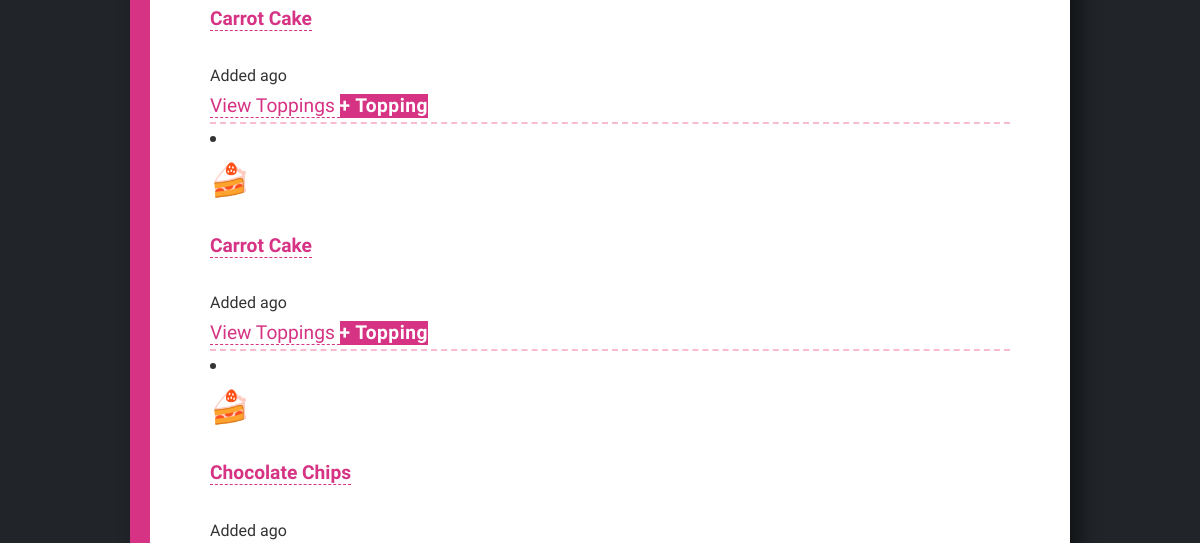
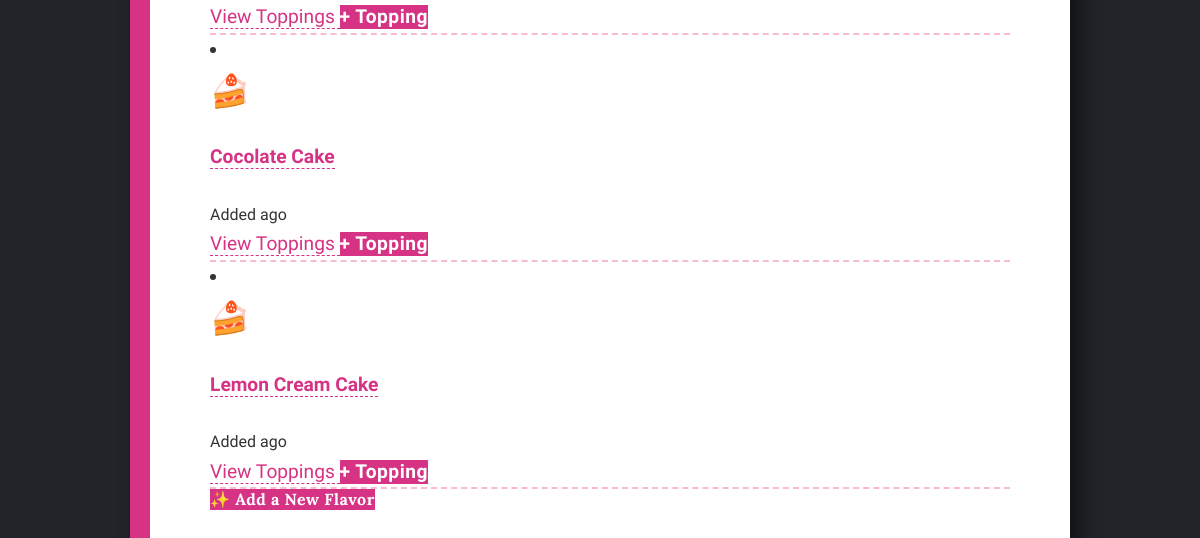
The page /flavors/ (signed in, lower part) on the database as committed earlier (2 pictures, top to bottom).
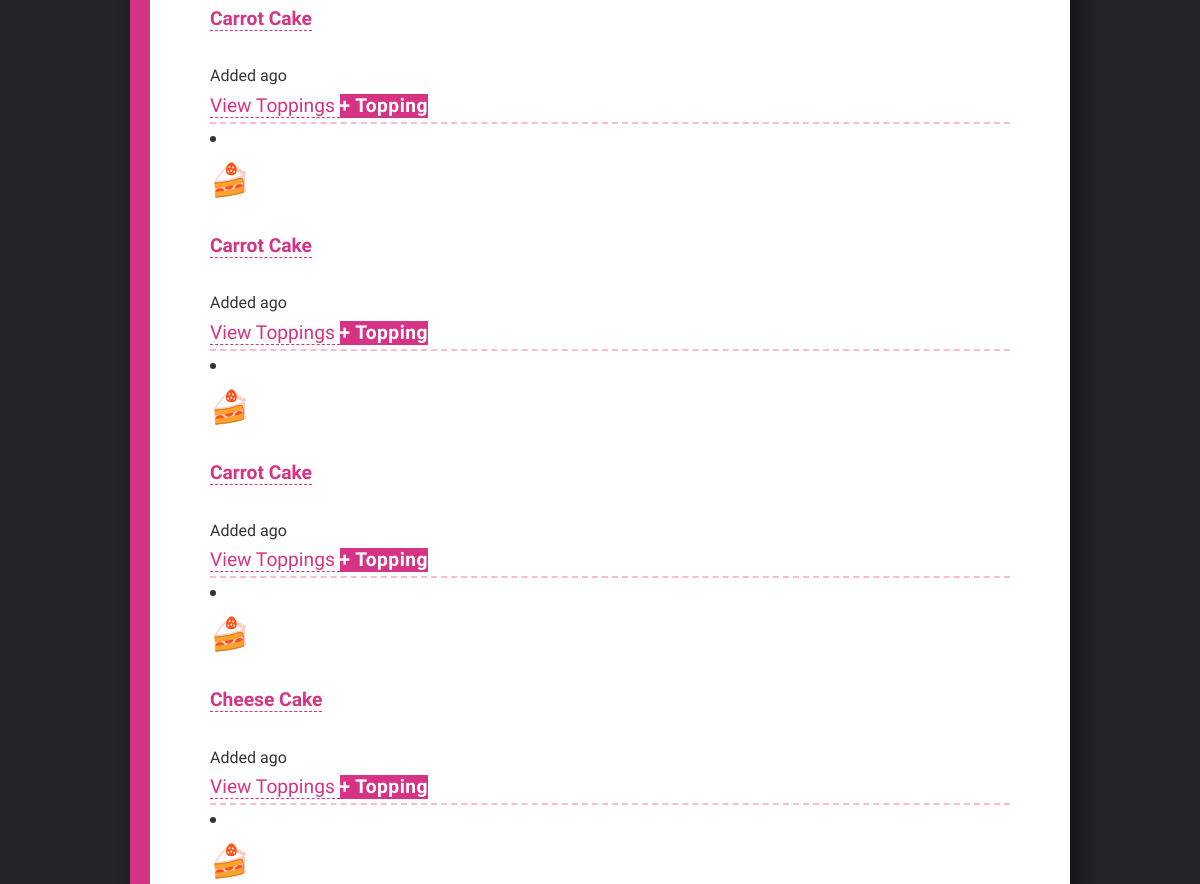
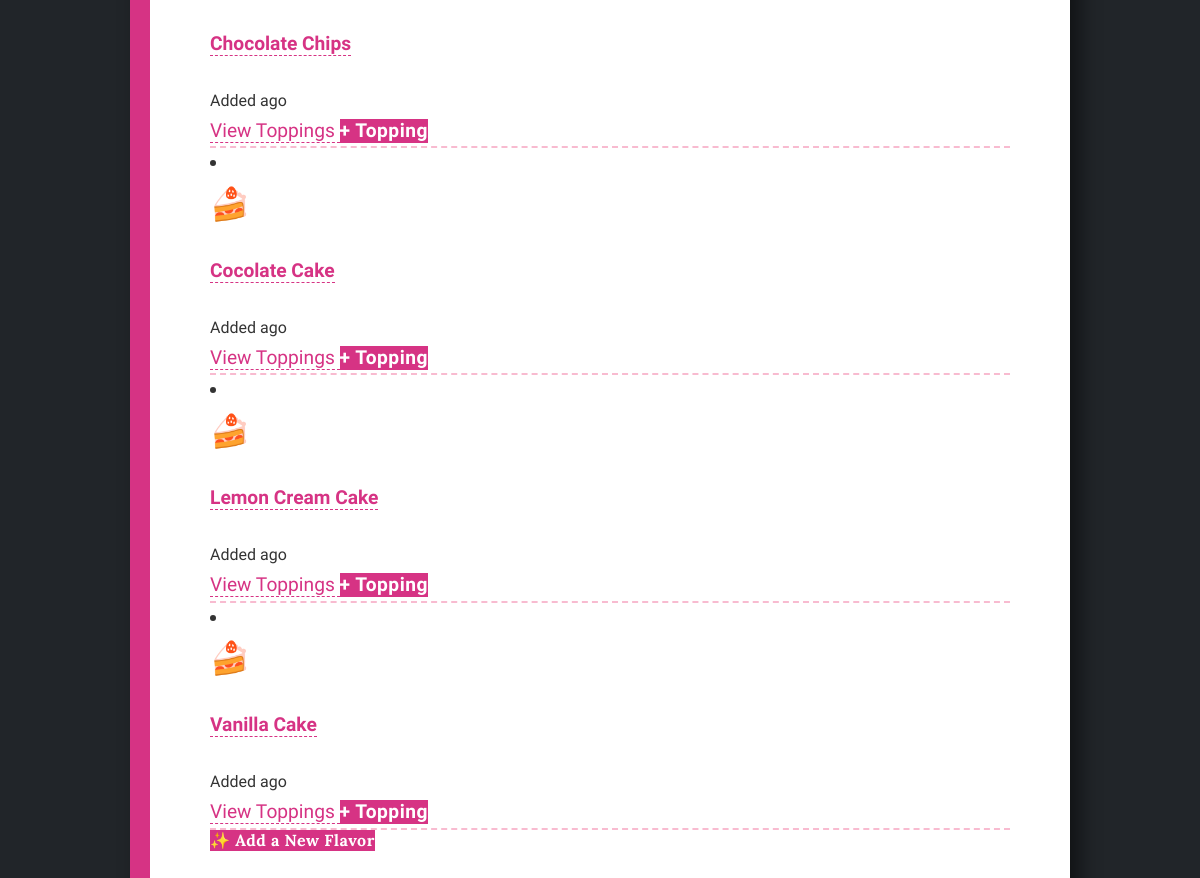
The same page on the database as committed later (2 pictures, top to bottom).
### main/models.py (models this page shows, shortened)
class CakeFlavor(models.Model):
    name = models.CharField(max_length=200)
    owner = models.ForeignKey(User, on_delete=models.CASCADE)

### main/views.py (the view)
# urls.py: path('flavors/', views.flavors, name='flavors'),
@login_required
def flavors(request):
    flavors = CakeFlavor.objects.filter(owner=request.user).order_by('name')
    context = {'flavors': flavors}
    return render(request, 'main/flavors.html', context)

### main/templates/main/flavors.html (shortened to what this page needs)
{% extends 'main/base.html' %}
{% block content %}
<div class="book-page shadow-sm">
    <div class="container p-0">
        <div class="list-group list-group-flush rounded-3 overflow-hidden">
            {% for flavor in flavors %}
                <li class="list-group-item d-flex justify-content-between align-items-center p-4 bg-transparent flavor-row">
                    <div class="d-flex align-items-center">
                        <span class="cake-icon me-3">🍰</span>
                        <div>
                            <h4 class="mb-0">
                                <a href="{% url 'main:flavor_detail' flavor.id %}" class="text-decoration-none text-dark fw-bold hover-pink">
                                    {{ flavor.name|title }}
                                </a>
                            </h4>
                            <small class="text-muted">
                                 Added {{ flavor.date_added|timesince }} ago
                            </small>
                        </div>
                    </div>
                    <div class="btn-group shadow-sm">
                        <a href="{% url 'main:flavor_detail' flavor.id %}" class="btn btn-outline-pink btn-sm px-4">
                            View Toppings
                        </a>
                        <a href="{% url 'main:add_topping' flavor.id %}" class="btn btn-pink btn-sm px-4">
                            + Topping
                        </a>
                    </div>
                </li>
            {% empty %}
                <div class="text-center py-5 border rounded-3 bg-light-pink">
                    <p class="text-muted fs-5">Your bakery is currently empty!</p>
                    <a href="{% url 'main:new_flavor' %}" class="btn btn-pink px-4">Bake Your First Cake</a>
                </div>
            {% endfor %}
        </div>
        <div class="mt-5 pt-3 text-center">
            <a href="{% url 'main:new_flavor' %}" class="btn btn-lg btn-pink shadow px-5 py-3 rounded-pill">
                <span class="me-2">✨</span> Add a New Flavor
            </a>
        </div>
    </div>
</div>
{% endblock content %}

### main/templates/main/base.html (shortened to what this page needs)
{% load static %}
<!DOCTYPE html>
<html lang="en">
<head>
</head>
<body>
    <div class="book-container">
        {% block content %}
            {% endblock %}
    </div>
</body>
</html>

### main/templates/main/base.html (style rules this page uses)
:root { --primary-pink: #d63384; --soft-pink: #fff0f5; --paper-white: #ffffff; }
body { background-color: #212529; font-family: 'Lora', serif; margin: 0; padding: 20px; }
.book-container { max-width: 800px; margin: 40px auto; background-color: var(--paper-white); min-height: 80vh; padding: 60px; border-radius: 5px; position: relative; box-shadow: 10px 10px 20px rgba(0,0,0,0.5); border-left: 20px solid var(--primary-pink); }
p, li { font-family: 'Handlee', cursive; font-size: 1.2rem; color: #333; line-height: 1.6; }
a { color: var(--primary-pink); text-decoration: none; border-bottom: 1px dashed var(--primary-pink); }

### main/templates/main/flavors.html (style rules this page uses)
:root { --dark-pink: #d63384; --accent-pink: #f8bbd0; --light-pink-bg: #fff0f5; }
.flavor-row { border-bottom: 2px dashed var(--accent-pink) !important; transition: all 0.2s ease-in-out; }
.cake-icon { font-size: 2rem; display: inline-block; transition: transform 0.3s ease; }
.btn-pink { background-color: var(--dark-pink) !important; border-color: var(--dark-pink) !important; color: white !important; font-weight: 700; letter-spacing: 0.5px; }
.btn-outline-pink { color: var(--dark-pink) !important; border-color: var(--dark-pink) !important; background-color: white; }

Rows that differ between the two databases and show on the page:
added CakeFlavor: name "Carrot Cake"
added CakeFlavor: name "Cheese Cake"
added CakeFlavor: name "Vanilla Cake"
